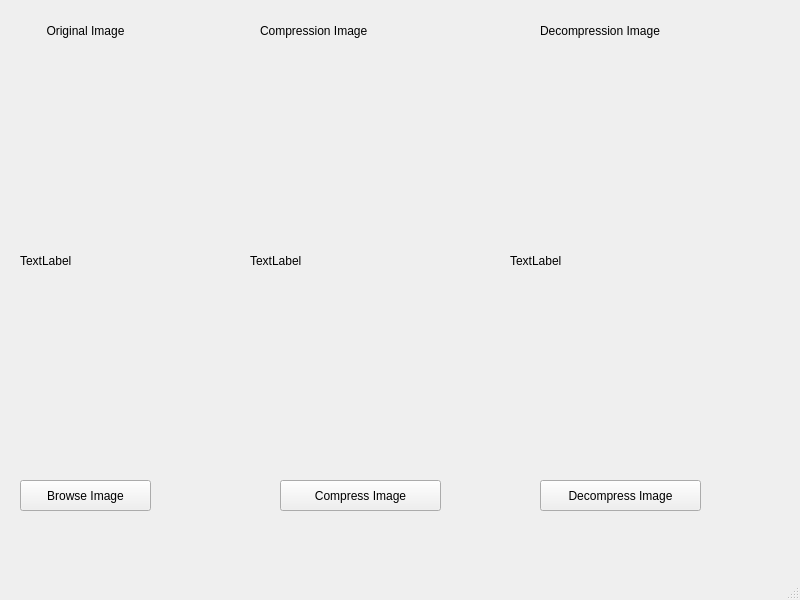
<?xml version="1.0" encoding="UTF-8"?>
<ui version="4.0">
 <class>MainWindow</class>
 <widget class="QMainWindow" name="MainWindow">
  <property name="geometry">
   <rect>
    <x>0</x>
    <y>0</y>
    <width>800</width>
    <height>600</height>
   </rect>
  </property>
  <property name="windowTitle">
   <string>GUI app for compression image</string>
  </property>
  <property name="autoFillBackground">
   <bool>true</bool>
  </property>
  <widget class="QWidget" name="centralwidget">
   <property name="autoFillBackground">
    <bool>true</bool>
   </property>
   <widget class="QLabel" name="label">
    <property name="geometry">
     <rect>
      <x>20</x>
      <y>20</y>
      <width>131</width>
      <height>22</height>
     </rect>
    </property>
    <property name="autoFillBackground">
     <bool>true</bool>
    </property>
    <property name="text">
     <string>Original Image</string>
    </property>
    <property name="alignment">
     <set>Qt::AlignCenter</set>
    </property>
   </widget>
   <widget class="QLabel" name="label_2">
    <property name="geometry">
     <rect>
      <x>260</x>
      <y>20</y>
      <width>151</width>
      <height>21</height>
     </rect>
    </property>
    <property name="text">
     <string>Compression Image</string>
    </property>
   </widget>
   <widget class="QLabel" name="imageOriginal">
    <property name="geometry">
     <rect>
      <x>20</x>
      <y>50</y>
      <width>211</width>
      <height>421</height>
     </rect>
    </property>
    <property name="autoFillBackground">
     <bool>true</bool>
    </property>
    <property name="text">
     <string>TextLabel</string>
    </property>
    <property name="scaledContents">
     <bool>true</bool>
    </property>
   </widget>
   <widget class="QLabel" name="imageCompression">
    <property name="geometry">
     <rect>
      <x>250</x>
      <y>50</y>
      <width>241</width>
      <height>421</height>
     </rect>
    </property>
    <property name="text">
     <string>TextLabel</string>
    </property>
   </widget>
   <widget class="QPushButton" name="chooseImage">
    <property name="geometry">
     <rect>
      <x>20</x>
      <y>480</y>
      <width>131</width>
      <height>31</height>
     </rect>
    </property>
    <property name="text">
     <string>Browse Image</string>
    </property>
   </widget>
   <widget class="QPushButton" name="Compression">
    <property name="geometry">
     <rect>
      <x>280</x>
      <y>480</y>
      <width>161</width>
      <height>31</height>
     </rect>
    </property>
    <property name="autoFillBackground">
     <bool>true</bool>
    </property>
    <property name="text">
     <string>Compress Image</string>
    </property>
   </widget>
   <widget class="QPushButton" name="Decompress">
    <property name="geometry">
     <rect>
      <x>540</x>
      <y>480</y>
      <width>161</width>
      <height>31</height>
     </rect>
    </property>
    <property name="autoFillBackground">
     <bool>true</bool>
    </property>
    <property name="text">
     <string>Decompress Image</string>
    </property>
   </widget>
   <widget class="QLabel" name="imageDecodempression">
    <property name="geometry">
     <rect>
      <x>510</x>
      <y>50</y>
      <width>261</width>
      <height>421</height>
     </rect>
    </property>
    <property name="autoFillBackground">
     <bool>true</bool>
    </property>
    <property name="text">
     <string>TextLabel</string>
    </property>
   </widget>
   <widget class="QLabel" name="label_3">
    <property name="geometry">
     <rect>
      <x>540</x>
      <y>20</y>
      <width>151</width>
      <height>21</height>
     </rect>
    </property>
    <property name="text">
     <string>Decompression Image</string>
    </property>
   </widget>
  </widget>
  <widget class="QMenuBar" name="menubar">
   <property name="geometry">
    <rect>
     <x>0</x>
     <y>0</y>
     <width>800</width>
     <height>28</height>
    </rect>
   </property>
  </widget>
  <widget class="QStatusBar" name="statusbar"/>
 </widget>
 <resources/>
 <connections/>
</ui>
